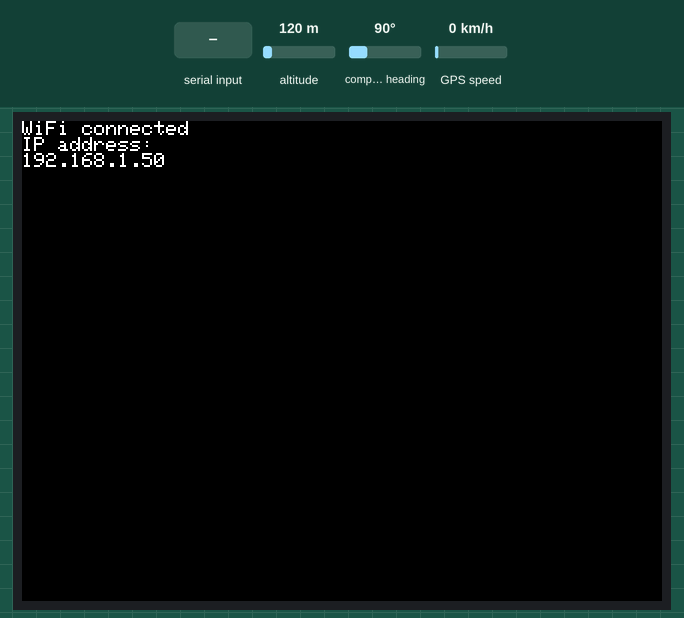
Recording of a sketch running on a simulated ESP32. Parts: 320×240 colour display. Inputs (shaded band) come from the test bench; at power-on: altitude 120 m, compass heading 90°, GPS speed 0 km/h. WiFi joins after 1.5 s; servers stay silent unless stated; the GPS gets a fix after 3 s at 37.7749, -122.4194 with 8 satellites; what the sketch prints to the serial monitor is not drawn.

Above: at 2.4 s.
At 6.5 s:
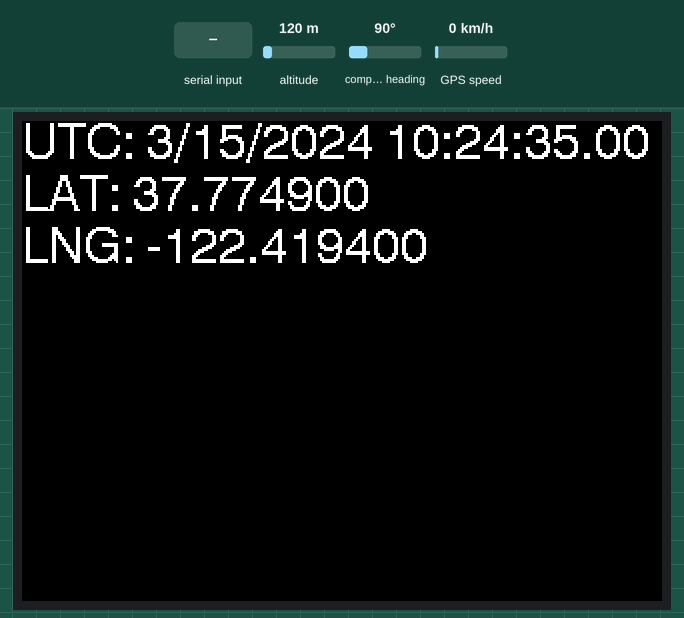
6.6 s: altitude set to 500 m
At 10.5 s:
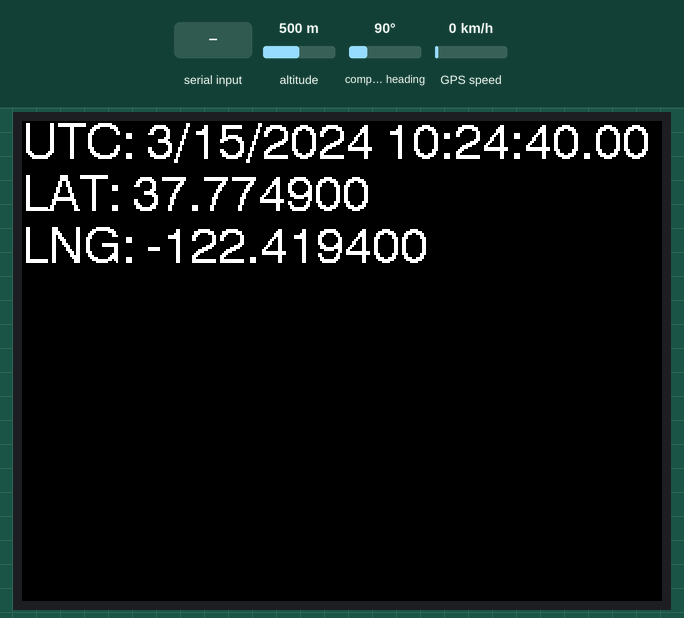
10.6 s: "1" received over the second serial link
Timing chart, 0 to 13.6 s (numbered marks = the images above; inputs shaded):
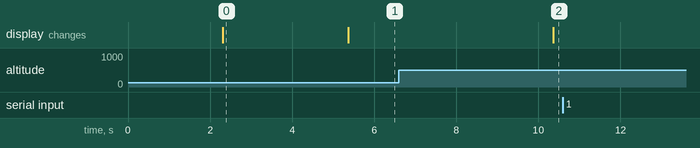

Measured:
- what the display in image 0 shows lasts 3.1 s, from 2.3 s to 5.4 s

The sketch:

sketch_jun29a.ino
```cpp
#include <M5Core2.h>
#include <TinyGPS++.h>
#include <ESPAsyncWebServer.h>
#include <WiFi.h>

// WiFi設定
const char* ssid = "Judas";  // あなたのWiFiのSSIDに置き換えてください
const char* password = "KaitoENTP";  // あなたのWiFiのパスワードに置き換えてください

// TinyGPS++ オブジェクト
TinyGPSPlus gps;

// HTTPサーバーオブジェクト
AsyncWebServer server(80);

// 現在の位置情報を保持する変数
double currentLat = 0.0;
double currentLng = 0.0;

// smartDelay関数
static void smartDelay(unsigned long ms) {
  unsigned long start = millis();
  do {
    while (Serial2.available() > 0) gps.encode(Serial2.read());
  } while (millis() - start < ms);
  M5.Lcd.clear();
}

void displayInfo() {
  // 日付と時刻 (UTC) を表示
  M5.Lcd.setCursor(0, 0, 4);
  M5.Lcd.print(F("UTC: "));
  if (gps.date.isValid() && gps.time.isValid()) {
    // 日付
    M5.Lcd.print(gps.date.month());
    M5.Lcd.print(F("/"));
    M5.Lcd.print(gps.date.day());
    M5.Lcd.print(F("/"));
    M5.Lcd.print(gps.date.year());
    // 時刻
    M5.Lcd.print(F(" "));
    if (gps.time.hour() < 10) M5.Lcd.print(F("0"));
    M5.Lcd.print(gps.time.hour());
    M5.Lcd.print(F(":"));
    if (gps.time.minute() < 10) M5.Lcd.print(F("0"));
    M5.Lcd.print(gps.time.minute());
    M5.Lcd.print(F(":"));
    if (gps.time.second() < 10) M5.Lcd.print(F("0"));
    M5.Lcd.print(gps.time.second());
    M5.Lcd.print(F("."));
    if (gps.time.centisecond() < 10) M5.Lcd.print(F("0"));
    M5.Lcd.print(gps.time.centisecond());
  } else {
    M5.Lcd.print(F("INVALID"));
  }
  M5.Lcd.println();

  // 緯度を表示
  M5.Lcd.print(F("LAT: "));
  if (gps.location.isValid()) {
    M5.Lcd.print(gps.location.lat(), 6);
  } else {
    M5.Lcd.print(F("INVALID"));
  }
  M5.Lcd.println();

  // 経度を表示
  M5.Lcd.print(F("LNG: "));
  if (gps.location.isValid()) {
    M5.Lcd.print(gps.location.lng(), 6);
  } else {
    M5.Lcd.print(F("INVALID"));
  }
  M5.Lcd.println();
}

void setup() {
  // M5Core2を初期化
  M5.begin();
  Serial.println("M5Core2 initialized");

  // メインのシリアルポートをシリアルモニター用に初期化
  Serial.begin(115200);
  Serial.println("Serial initialized");

  // GPSモジュール用のシリアルポートを初期化
  Serial2.begin(9600);
  Serial.println("Serial2 initialized");

  // LCD画面を初期化
  M5.Lcd.begin();
  M5.Lcd.setRotation(1);
  M5.Lcd.setTextSize(1);
  Serial.println("LCD initialized");

  // WiFiに接続
  WiFi.begin(ssid, password);
  while (WiFi.status() != WL_CONNECTED) {
    delay(1000);
    Serial.println("Connecting to WiFi..."); // Print to Serial Monitor instead of LCD
  }
  M5.Lcd.println("WiFi connected"); // Print to Serial Monitor
  M5.Lcd.println("IP address: "); // Print to Serial Monitor
  M5.Lcd.println(WiFi.localIP()); // Print to Serial Monitor

  // GPSモジュールが衛星に接続するのを待つ
  delay(3000);

  // HTTPサーバーを設定
  server.on("/location", HTTP_GET, [](AsyncWebServerRequest *request){
    String response = "{ \"lat\": " + String(currentLat, 6) + ", \"lng\": " + String(currentLng, 6) + " }";
    AsyncResponseStream *responseStream = request->beginResponseStream("application/json");
    responseStream->addHeader("Access-Control-Allow-Origin", "*");  // CORSヘッダーを追加
    responseStream->print(response);
    request->send(responseStream);
  });

  M5.Lcd.println("Server setup done");

  // HTTPサーバーを開始
  server.begin();
  M5.Lcd.println("Server started");
}

unsigned long lastUpdate = 0;
const unsigned long updateInterval = 5000; // Update every 5000ms (5 second)

void loop() {
  while (Serial2.available() > 0) {
    char c = Serial2.read();
    if (gps.encode(c)) {
      unsigned long currentMillis = millis();
      // Check if it's time to update the display
      if (currentMillis - lastUpdate >= updateInterval) {
        lastUpdate = currentMillis;
        displayInfo(); // エンコードされたデータを表示

        // 現在の位置情報を更新
        if (gps.location.isValid()) {
          currentLat = gps.location.lat();
          currentLng = gps.location.lng();
        }
      }
    }
    Serial.print(c); // Print raw data to the Serial Monitor for debugging
  }
}
```
